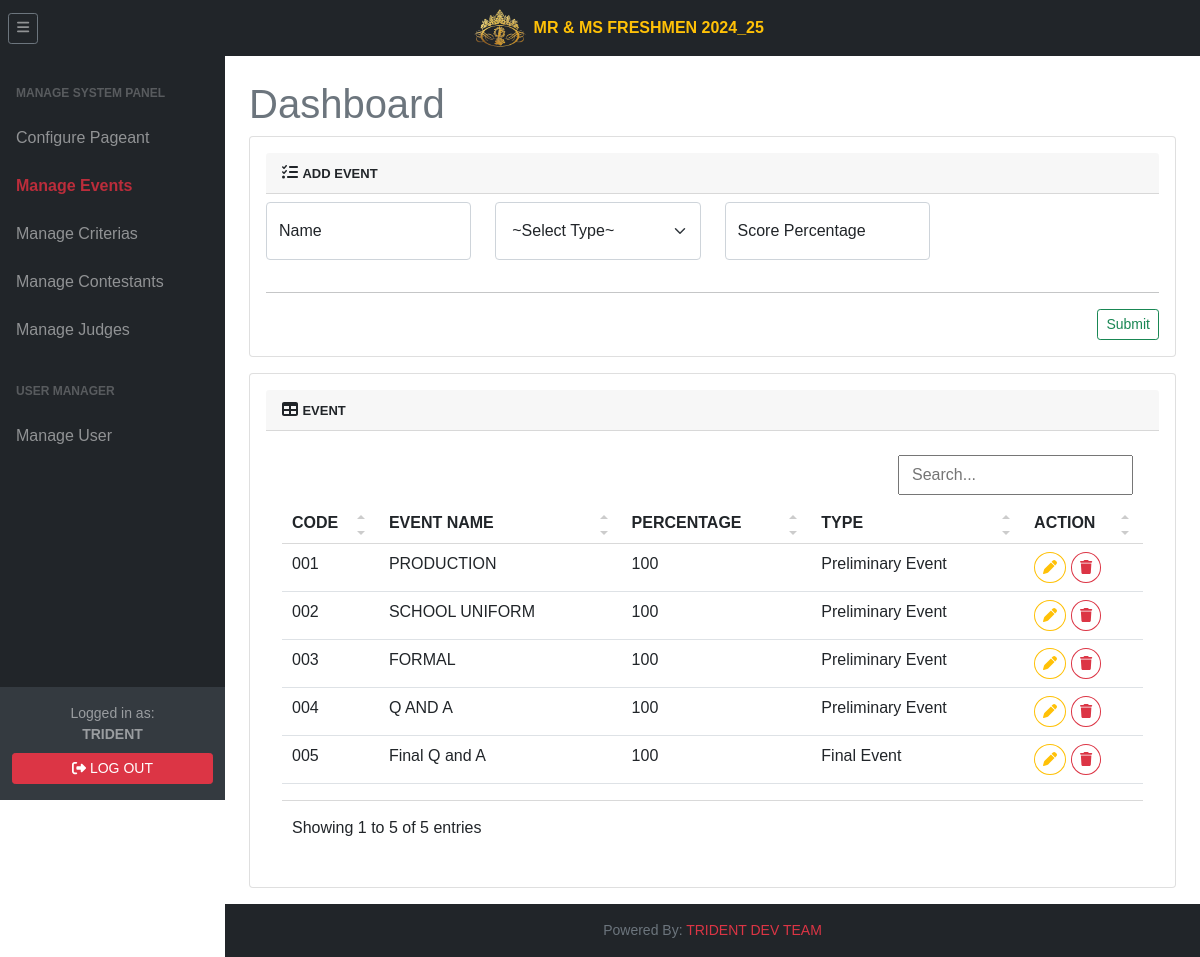
The page /tri.super/superEvent.php (signed in) on the database as committed earlier.
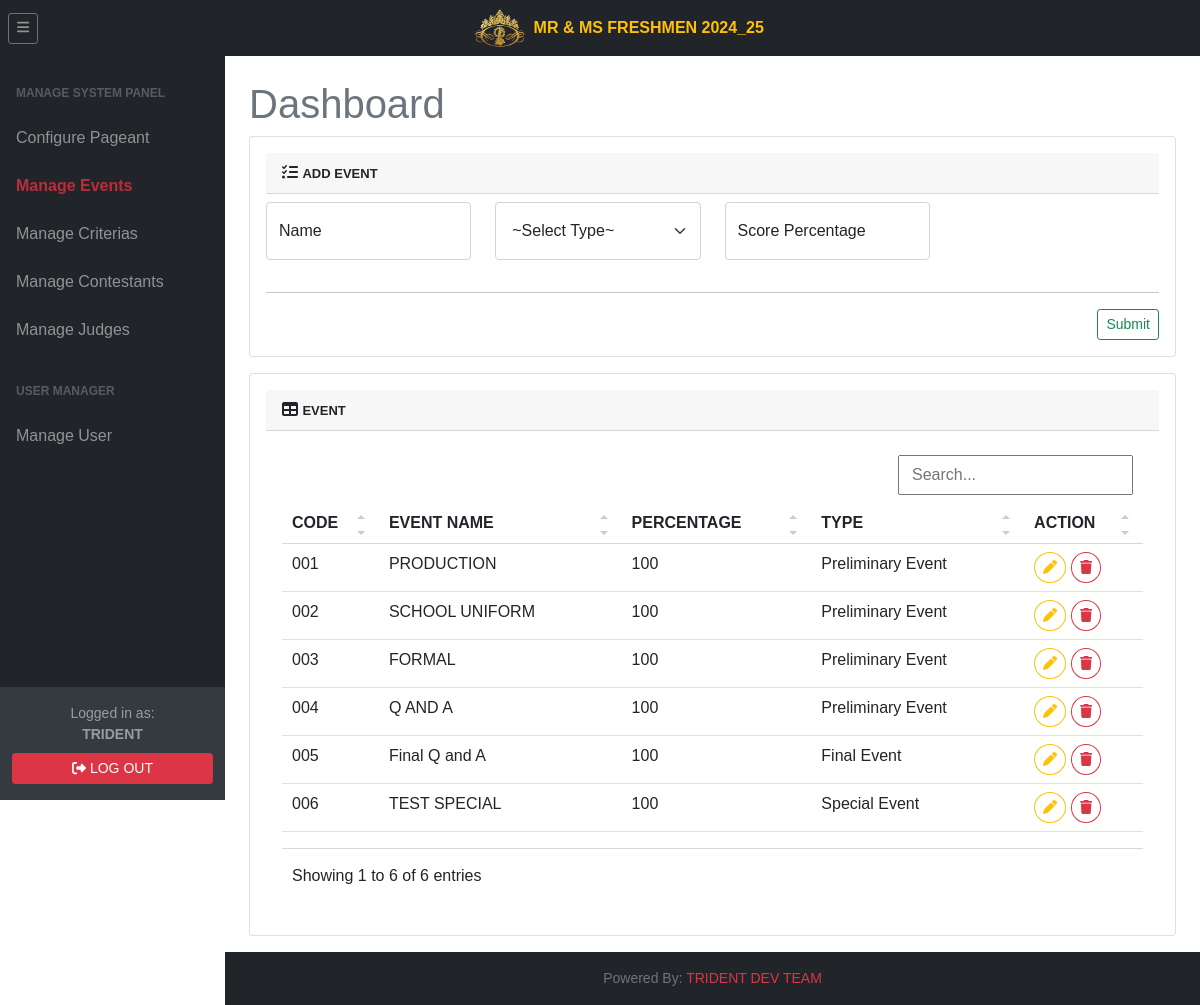
The same page on the database as committed later.
### tables this page shows
CREATE TABLE `event` (
  `id` int(11) NOT NULL,
  `code` varchar(10) DEFAULT NULL,
  `event_type` varchar(6) DEFAULT NULL,
  `event_name` varchar(45) DEFAULT NULL,
  `event_percentage` varchar(10) DEFAULT NULL,
  `added_by` varchar(10) DEFAULT NULL,
  `added_timestamp` timestamp NULL DEFAULT NULL,
  `updated_by` varchar(10) DEFAULT NULL,
  `updated_timestamp` timestamp NULL DEFAULT NULL
);

### tri.super/superEvent.php (the view, shortened to what the changed rows need)
<?php
    require '../include/connector/dbconn.php';
?>
<!DOCTYPE html>
<html lang="en">
    <head>
        <link href="../css/dataTable.css" rel="stylesheet" />
        <link href="../css/styles.css" rel="stylesheet" />
        <link rel="stylesheet" href="../css/jquery-ui.min.css">
    </head>
    <body class="sb-nav-fixed">
        <div id="layoutSidenav">
            <div id="layoutSidenav_content">
                <main>
                <div class="container-fluid px-4">
                        <h1 class="mt-4 text-muted">Dashboard</h1>
                            <section class="mb-3">
                                <div class="card">
                                        <div class="card-body">
                                            <div class="card-header">
                                                <i class="fas fa-table"></i>
                                                <span class="fw-bold" style="font-size: small;">EVENT</span>
                                            </div>
                                            <div class="card-body table-responsive-sm">
                                                <table class="table table-hover" id="data">
                                                <?php
                                                $sqlLogs = eventTblList;
                                                        $resultLogs = mysqli_query($db,$sqlLogs);
                                                        if(mysqli_num_rows($resultLogs) > 0){
                                                    ?>
                                                    <thead>
                                                        <tr>
                                                            <th>CODE</th>
                                                            <th>EVENT NAME</th>
                                                            <th>PERCENTAGE</th>
                                                            <th>TYPE</th>
                                                            <th>ACTION</th>
                                                        </tr>
                                                    </thead>
                                                    <?php
                                                        while($rowLogs = mysqli_fetch_assoc($resultLogs)){
                                                    ?>
                                                    <tr>
                                                        <td>
                                                            <?=$rowLogs['code']; ?>
                                                        </td>
                                                        <td>
                                                            <?=$rowLogs['event_name']?>
                                                        </td>
                                                        <td>
                                                            <?=$rowLogs['event_percentage']; ?>
                                                        </td>
                                                        <td>
                                                            <?=$rowLogs['event_type'] == "PR" ? "Preliminary Event" : ($rowLogs['event_type'] == "SP" ? "Special Event" : "Final Event");?>
                                                        </td>
                                                        <td>
                                                            <button data-code='<?= $rowLogs['code']; ?>' class="updateEventCode btn btn-outline-warning btn-sm rounded-circle"><i class="fa-solid fa-pen"></i></button>
                                                            <button data-code='<?= $rowLogs['code']; ?>' class="deleteEventCode btn btn-outline-danger btn-sm rounded-circle"><i class="fa-solid fa-trash"></i></button>
                                                        </td>
                                                    </tr>
                                                    <?php
                                                            }
                                                        } else {
                                                            echo "<h3 class='text-danger text-center mt-3'>No Existing Data Found!</h3>";
                                                        }
                                                    ?>
                                                </table>
                                            </div>
                                    </div>
                                </div>
                            </section>
                    </div>
                </main>
            </div>
        </div>
</body>
</html>

Rows that differ between the two databases and show on the page:
added event: code "006", event_name "TEST SPECIAL", event_percentage "100", event_type "Special Event"
Other text that changed with them:
text written by a page script: "Showing 1 to 5 of 5 entries" → "Showing 1 to 6 of 6 entries"
